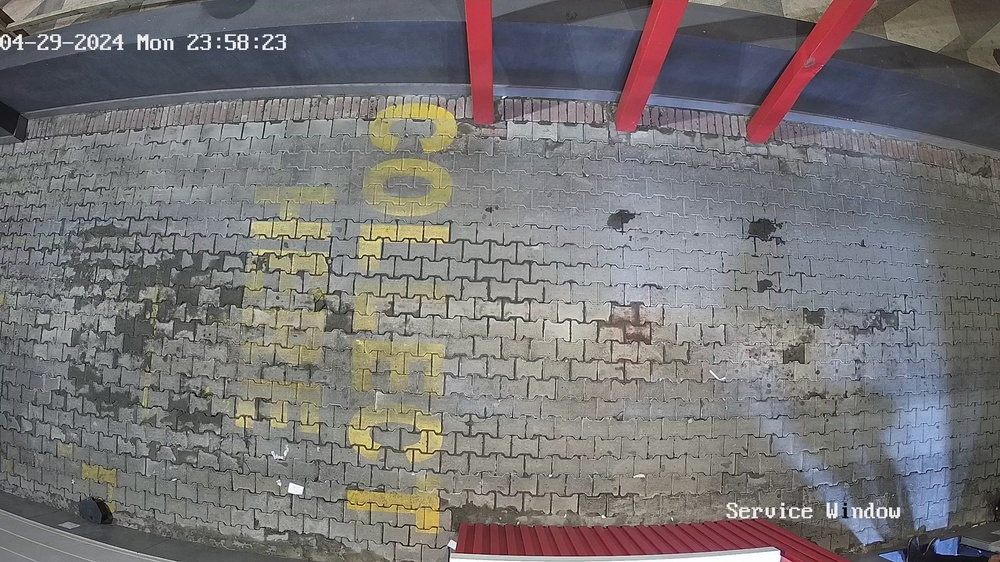
#> input picture car_images/bg.jpg, 1000 x 562 px, shrunk from 2560 x 1440 before the run
$ python car_harr_detection.py
#> lines starting #> are read from the running program, lines starting #| are printed output that depends on the picture
import cv2
import numpy as np
import os

# Load the pre-trained Haar Cascade classifier for car detection
car_cascade = cv2.CascadeClassifier('cars.xml')

# Load the background image to initialize the background model
background = cv2.imread('car_images/bg.jpg')
#> background is the input picture: shape (562, 1000, 3); mean B, G, R 117.8, 117.4, 120

# List of test image paths
test_images = ['car_images/bg.jpg','car_images/no_detection_2024-05-13 18:48:21.832544..jpg', 'car_images/no_detection_2024-05-13 19:09:18.262933..jpg']

# Function to put text on an image
def put_text(image, text, position=(30, 100)):
    font = cv2.FONT_HERSHEY_SIMPLEX
    font_scale = 4
    font_color = (255, 255, 255)
    thickness = 2
    cv2.putText(image, text, position, font, font_scale, font_color, thickness, cv2.LINE_AA)

# Function to check if an image contains a car using Haar Cascade
def detect_car(car_cascade, test_image_path):
    # Load the test image
#> called with test_image_path = 'car_images/bg.jpg'
    test_image = cv2.imread(test_image_path)
    test_gray = cv2.cvtColor(test_image, cv2.COLOR_BGR2GRAY)
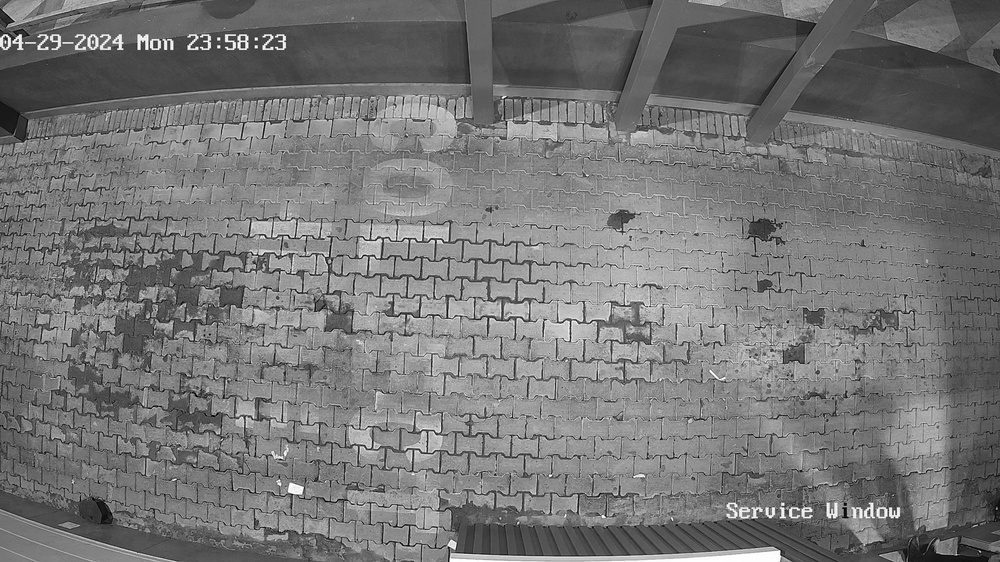
#> test_gray: shape (562, 1000); min 0, max 255, mean 118.2

    # Detect cars in the image
    cars = car_cascade.detectMultiScale(test_gray, scaleFactor=1.1, minNeighbors=2, minSize=(60, 60), maxSize=(300, 300))
#> cars = ()

    # Draw bounding boxes around detected cars
    for (x, y, w, h) in cars:
        cv2.rectangle(test_image, (x, y), (x + w, y + h), (0, 255, 0), 2)
#> this loop made 0 passes

    # Convert 2D images to 3D for display
    test_image_3d = cv2.cvtColor(test_gray, cv2.COLOR_GRAY2BGR)

    # Put text on the image
    put_text(test_image, "Original with Bounding Boxes")
#> in put_text, `font = cv2.FONT_HERSHEY_SIMPLEX`: font = 0
#> in put_text, `cv2.putText(image, text, position, font, font_scale, font_color, thick..`:
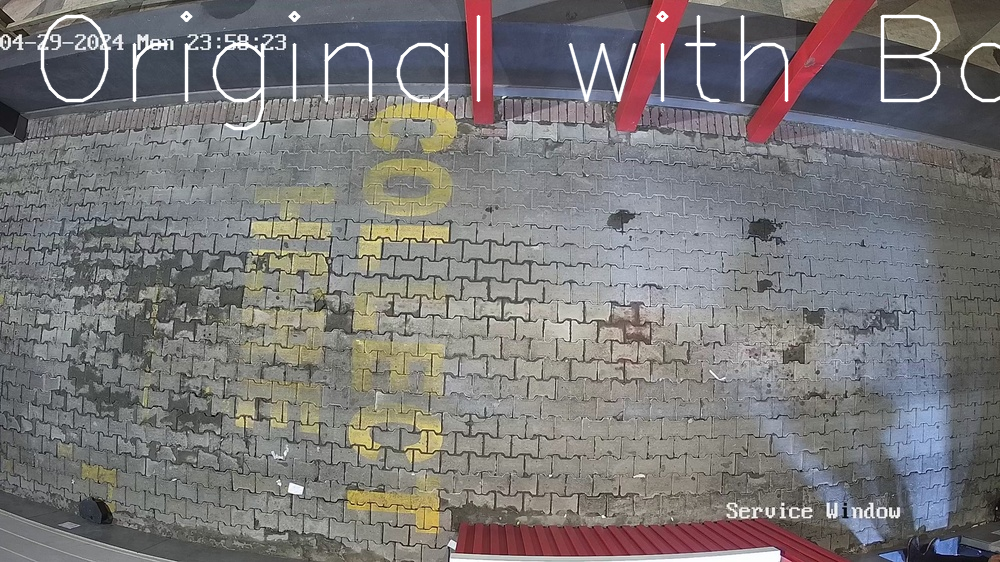
#> image: shape (562, 1000, 3); mean B, G, R 120, 119.7, 122.3
    put_text(test_image_3d, "Grayscale Image")
#> call 2 of put_text, with text = 'Grayscale Image', position = (30, 100)
#> in put_text (call 2), `cv2.putText(image, text, position, font, font_scale, font_color, thick..`:
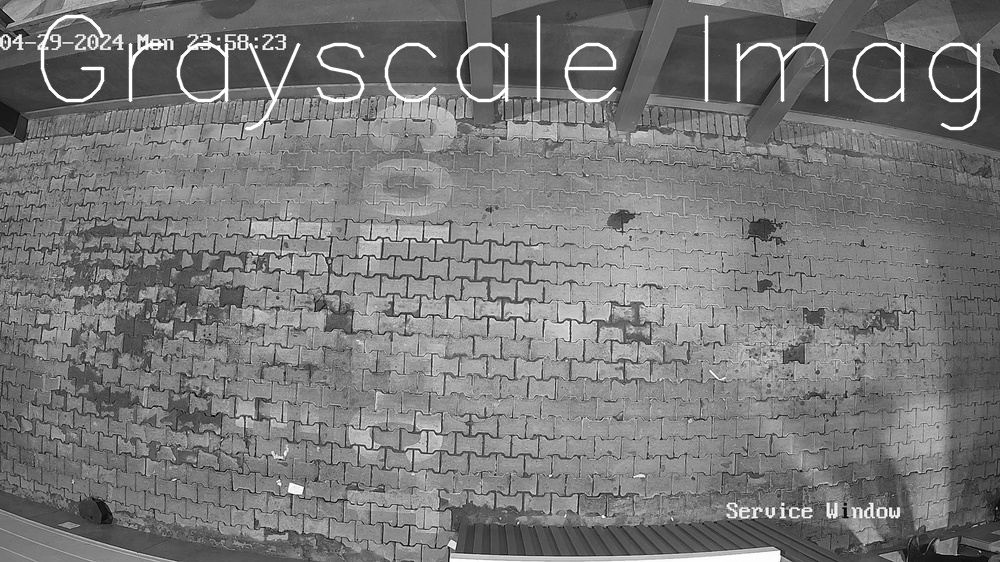
#> image: shape (562, 1000, 3); min 0, max 255, mean 120.5

    # Show combined image
    combined_image = np.hstack((test_image, test_image_3d))
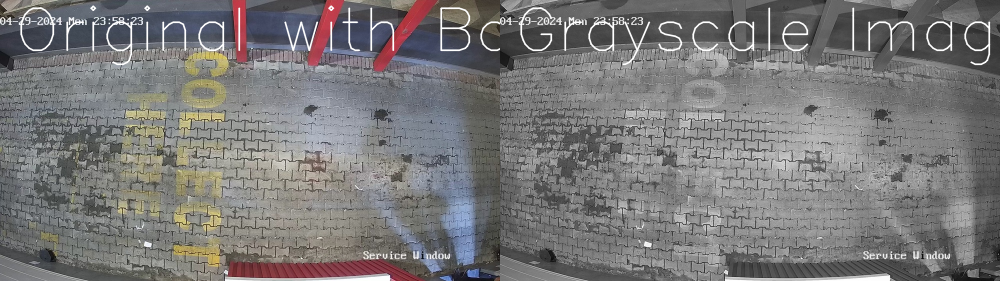
#> combined_image: shape (562, 2000, 3) (shown at 1/2 size); mean B, G, R 120.3, 120.1, 121.4
    cv2.imshow('Combined Image', combined_image)

    cv2.waitKey(0)
    cv2.destroyAllWindows()

    return len(cars) > 0

# Iterate over the test images and detect cars
for test_image_path in test_images:
    contains_car = detect_car(car_cascade, test_image_path)
#> contains_car = False
    print(f"Image {test_image_path} contains a car: {contains_car}")
#| Image car_images/bg.jpg contains a car: False
#> pass 2 of the loop `for test_image_path in test_images:`:
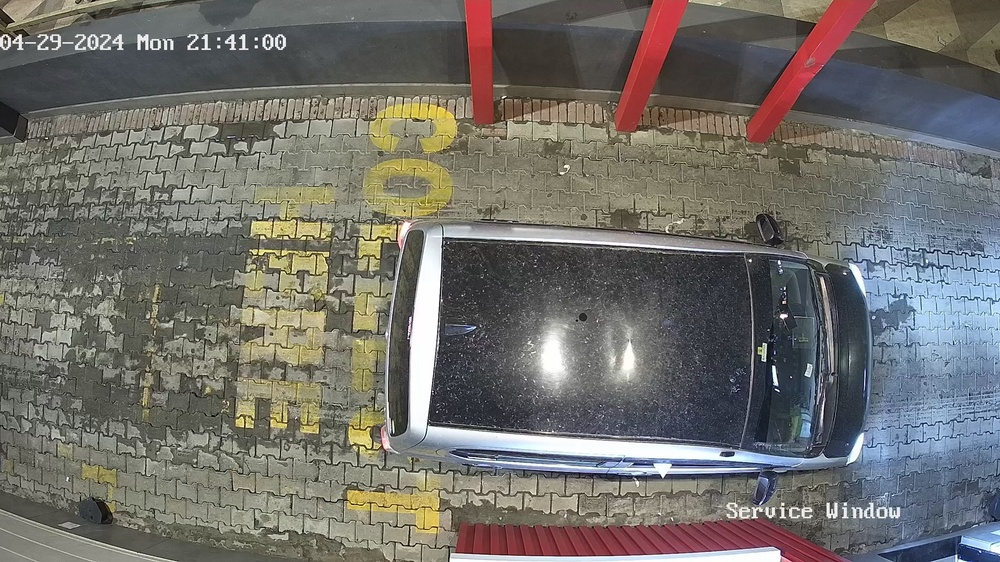
#> input picture car_images/no_detection_2024-05-13 18:48:21.832544..jpg, 1000 x 562 px, shrunk from 2560 x 1440 before the run
#> in detect_car, test_image is the input picture: shape (562, 1000, 3); mean B, G, R 106.6, 111.5, 113.6
#> in put_text (call 4), `cv2.putText(image, text, position, font, font_scale, font_color, thick..`:
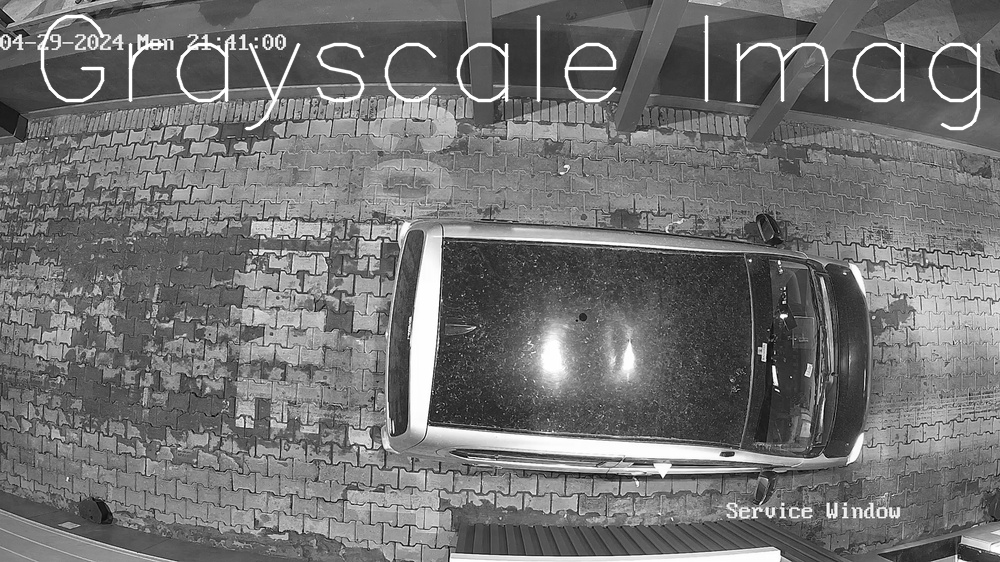
#> image: shape (562, 1000, 3); min 0, max 255, mean 113.9
#> in detect_car (call 2), `combined_image = np.hstack((test_image, test_image_3d))`:
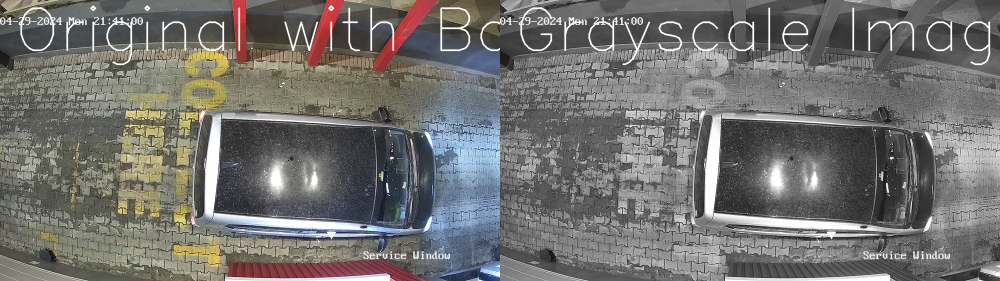
#> combined_image: shape (562, 2000, 3) (shown at 1/2 size); mean B, G, R 111.4, 113.8, 114.8
#| Image car_images/no_detection_2024-05-13 18:48:21.832544..jpg contains a car: False
#> pass 3 of the loop `for test_image_path in test_images:`:
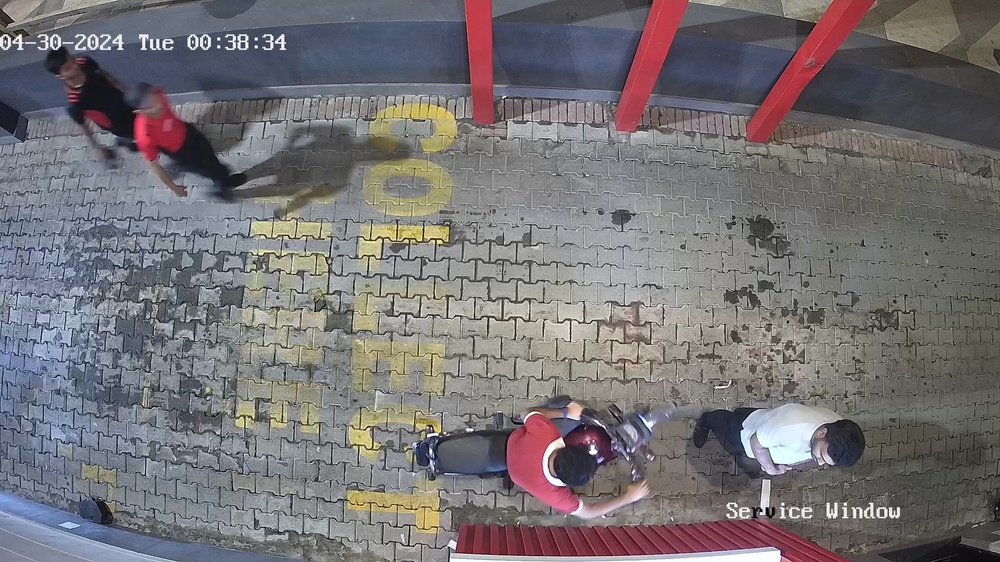
#> input picture car_images/no_detection_2024-05-13 19:09:18.262933..jpg, 1000 x 562 px, shrunk from 2560 x 1440 before the run
#> in detect_car, test_image is the input picture: shape (562, 1000, 3); mean B, G, R 116.7, 114.3, 117.8
#> in put_text (call 6), `cv2.putText(image, text, position, font, font_scale, font_color, thick..`:
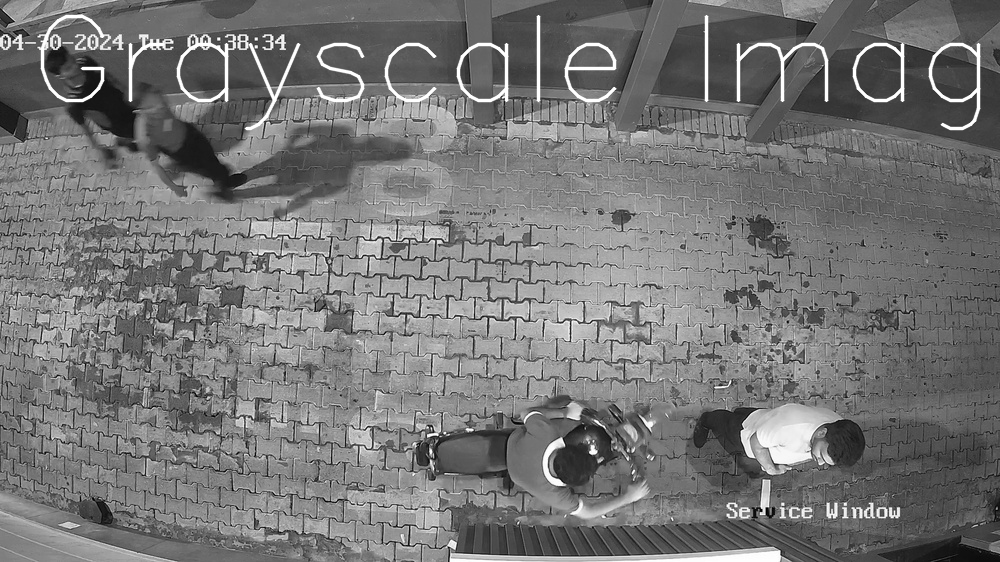
#> image: shape (562, 1000, 3); min 0, max 255, mean 117.9
#> in detect_car (call 3), `combined_image = np.hstack((test_image, test_image_3d))`:
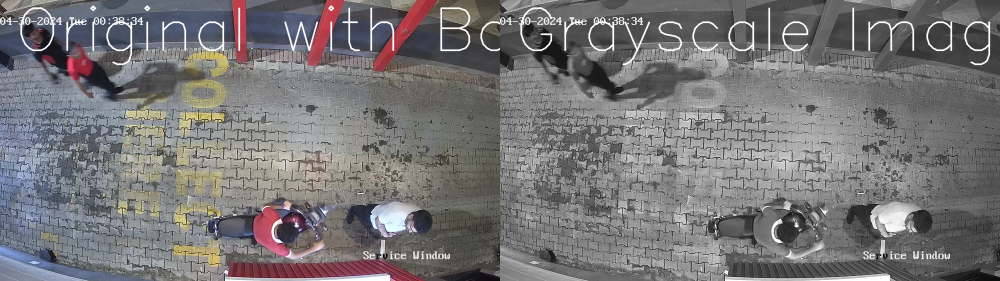
#> combined_image: shape (562, 2000, 3) (shown at 1/2 size); mean B, G, R 118.4, 117.2, 119
#| Image car_images/no_detection_2024-05-13 19:09:18.262933..jpg contains a car: False
